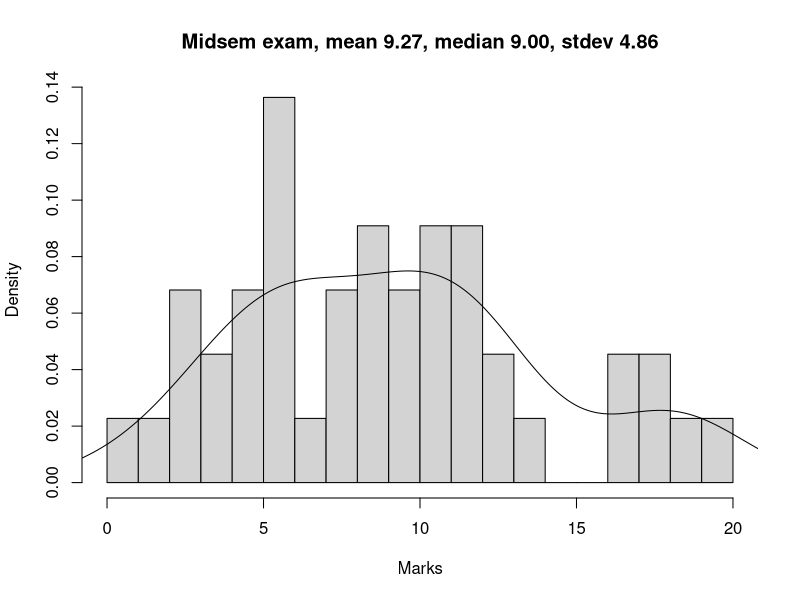

The R script that drew this image:
print("Generating markstats.pdf from marks.csv")
marksdata <- read.csv("marks.csv")
marks <- marksdata$Midsem.exam
pdf(file='markstats.pdf')
namarks <- na.omit(marks)
hist(namarks,breaks=0:20,prob=TRUE,xlab="Marks",main=sprintf("Midsem exam, mean %.2f, median %.2f, stdev %.2f", mean(namarks), median(namarks), sd(namarks)))
lines(density(namarks,bw="SJ"))
dev.off()
